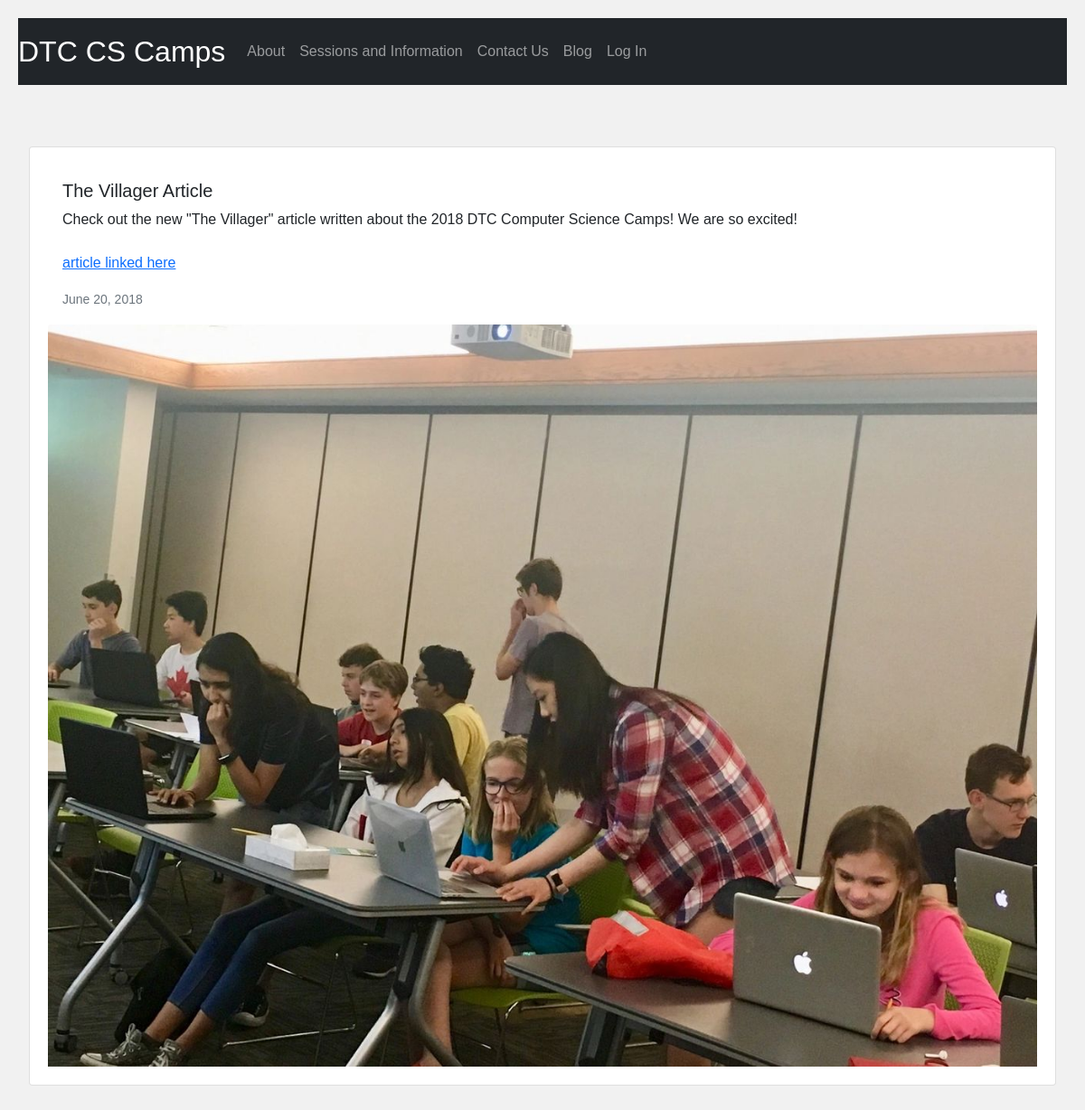
Page /subblog?blogid=1 on the earlier database version.
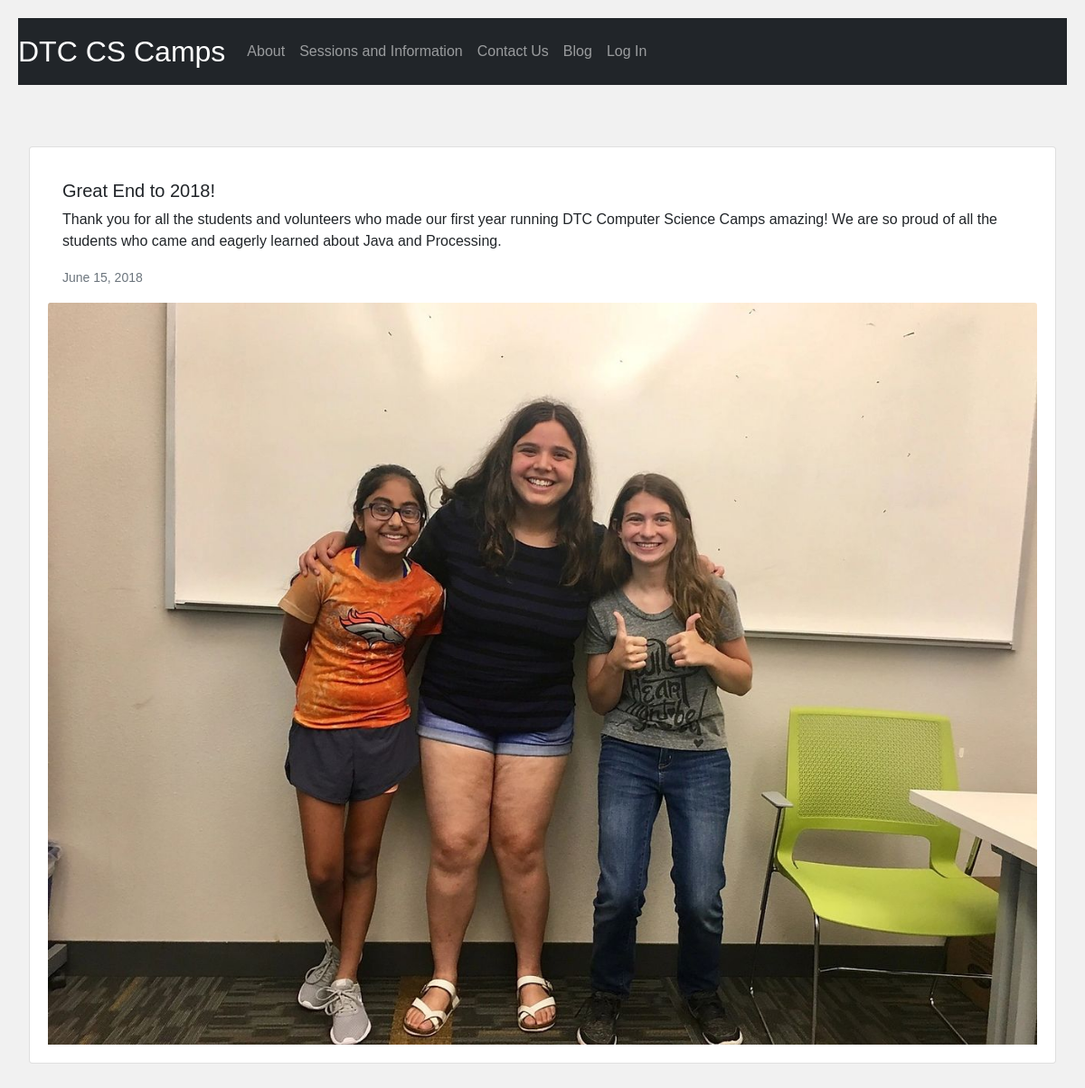
Same page on the later database version.
### tables this page shows
CREATE TABLE 'blogs' ('blog_id' INTEGER NOT NULL UNIQUE PRIMARY KEY, 'title' TEXT NOT NULL, 'date' DATETIME NOT NULL, 'imagesource' TEXT NOT NULL, 'text' TEXT NOT NULL);

### templates/app.py (the view)
@app.route("/subblog")
def subblog():
    blogid = request.args.get("blogid")
    if blogid is None:
        return redirect("/blog")
    title = db.execute("SELECT title FROM blogs WHERE blog_id = ?", [blogid]).fetchone()[0]
    date = db.execute("SELECT date FROM blogs WHERE blog_id = ?", [blogid]).fetchone()[0]
    text = db.execute("SELECT text FROM blogs WHERE blog_id = ?", [blogid]).fetchone()[0]
    image = db.execute("SELECT imagesource FROM blogs WHERE blog_id = ?", [blogid]).fetchone()[0]
    return render_template("subblog.html", title = title,date = date,text = Markup(text),image = image)

### templates/subblog.html (shortened to what this page needs)
{% extends "layout.html" %}
{% block main %}
<div class="left card mb-3">
    <div class="card-body">
        <h5 class="card-title">
            {{title}}
        </h5>
        <p class="card-text">
            {{text}}
        </p>
        <p class="card-text">
            <small class="text-muted">
                {{date}}
            </small>
        </p>
    </div>
    <img src="static/{{image}}" class="img center card-img-top" alt="{{title}}">
  </div>
{% endblock %}

### templates/layout.html (shortened to what this page needs)
<!DOCTYPE html>
<html lang="en">
    <head>
        <link href="https://cdn.jsdelivr.net/npm/bootstrap@5.1.3/dist/css/bootstrap.min.css" rel="stylesheet">
        <link href="/static/styles.css" rel="stylesheet">
    </head>
    <body>
        <nav class="navbar navbar-dark bg-dark navbar-expand-md">
            <a href="/" class="navbar-brand">
                DTC CS Camps
            </a>
        <div class="navbar-collapse collapse" id="navbar">
            {% if session["user_id"] %}
            <ul class="navbar-nav">
                <li class="nav-item">
                    <a href="/about" class="nav-link">
                        About
                    </a>
                </li>
                <li class="nav-item">
                    <a href="/info" class="nav-link">
                        Sessions and Information
                    </a>
                </li>
                <li class="nav-item">
                    <a href="/contact" class="nav-link">
                        Contact Us
                    </a>
                </li>
                <li class="nav-item">
                    <a href="/blog" class="nav-link">
                        Blog
                    </a>
                </li>
                <li class="nav-item">
                    <a href="/resources" class="nav-link">
                        Resources
                    </a>
                </li>
            </ul>
            <ul class="navbar-nav">
                <li class="nav-item">
                    <a href="/logout" class="nav-link">
                        Log Out
                    </a>
                </li>
                <li class="nav-item">
                    <a href="/change" class="nav-link">
                        Change Password
                    </a>
                </li>
            </ul>
            {% else %}
            <ul class="navbar-nav">
                <li class="nav-item">
                    <a href="/about" class="nav-link">
                        About
                    </a>
                </li>
                <li class="nav-item">
                    <a href="/info" class="nav-link">
                        Sessions and Information
                    </a>
                </li>
                <li class="nav-item">
                    <a href="/contact" class="nav-link">
                        Contact Us
                    </a>
                </li>
                <li class="nav-item">
                    <a href="/blog" class="nav-link">
                        Blog
                    </a>
                </li>
                <li class="nav-item">
                    <a href="/login" class="nav-link">
                        Log In
                    </a>
                </li>
            </ul>
            {% endif %}
        </div>
        </nav>
        <main class="container-fluid py-5 text-center">
            {% block main %}{% endblock %}
        </main>
    </body>
</html>

### static/styles.css (style rules this page uses)
nav .navbar-brand { font-size: xx-large; }
* { box-sizing: border-box; }
body { font-family: Arial; padding: 20px; background: #f1f1f1; }
.card { background-color: white; padding: 20px; margin-top: 20px; }
.center { display: block; margin-left: auto; margin-right: auto; width: 50%; height:auto; }
.left { text-align:left; }
p { word-break: normal; }
.img { width: 100%; }

Differences in the rows shown:
changed blogs: title "The Villager Article" → "Great End to 2018!"; text (not shown) → "Thank you for all the students and volunteers who made our first year running DTC Computer Science Camps amazing! We are so proud of all the students who came and eagerly learned about Java and Processing."; date "June 20, 2018" → "June 15, 2018"; imagesource: a different picture
Other differences:
{{ text }}: "Check out the new \"The Villager\" article written about the 2018 DTC Computer Science Camps! We are so excited! article linked here" → (not shown)
